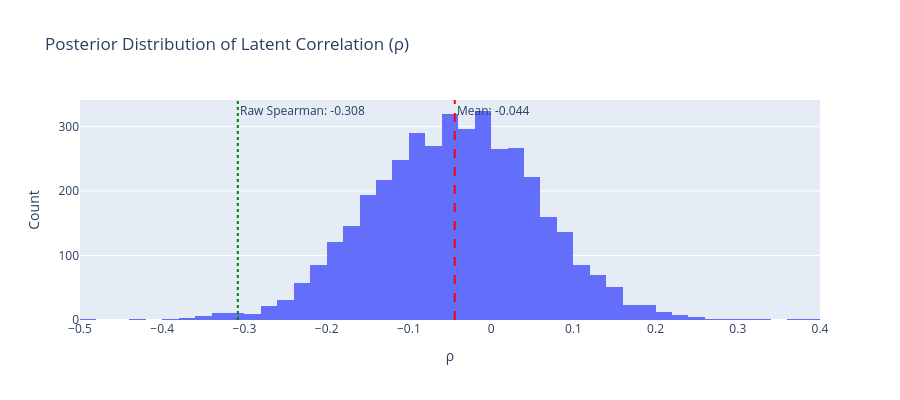

Notebook code for this chart:
### Markdown cell above
## Results Visualization

### Code cell
# Posterior distribution of rho
fig = go.Figure()
fig.add_trace(go.Histogram(x=rho_samples, nbinsx=50, name='Posterior'))
fig.add_vline(x=rho_samples.mean(), line_dash='dash', line_color='red',
              annotation_text=f'Mean: {rho_samples.mean():.3f}')
fig.add_vline(x=spearman_corr, line_dash='dot', line_color='green',
              annotation_text=f'Raw Spearman: {spearman_corr:.3f}')
fig.update_layout(
    title='Posterior Distribution of Latent Correlation (ρ)',
    xaxis_title='ρ',
    yaxis_title='Count',
    height=400
)
fig.show()

### Figure 1 — Plotly figure (JSON) as saved in the notebook; plotly's stock layout.template omitted (floating-point values rounded to 4 significant figures; data arrays with more than 128 entries replaced by an {"elided": "..."} marker saying what was removed)
{"data": [{"name": "Posterior", "nbinsx": 50, "type": "histogram", "x": {"elided": "4000 float values"}}], "layout": {"annotations": [{"showarrow": false, "text": "Mean: -0.044", "x": -0.04424, "xanchor": "left", "xref": "x", "y": 1, "yanchor": "top", "yref": "y domain"}, {"showarrow": false, "text": "Raw Spearman: -0.308", "x": -0.3081, "xanchor": "left", "xref": "x", "y": 1, "yanchor": "top", "yref": "y domain"}], "height": 400, "shapes": [{"line": {"color": "red", "dash": "dash"}, "type": "line", "x0": -0.04424, "x1": -0.04424, "xref": "x", "y0": 0, "y1": 1, "yref": "y domain"}, {"line": {"color": "green", "dash": "dot"}, "type": "line", "x0": -0.3081, "x1": -0.3081, "xref": "x", "y0": 0, "y1": 1, "yref": "y domain"}], "title": {"text": "Posterior Distribution of Latent Correlation (ρ)"}, "xaxis": {"title": {"text": "ρ"}}, "yaxis": {"title": {"text": "Count"}}}}
